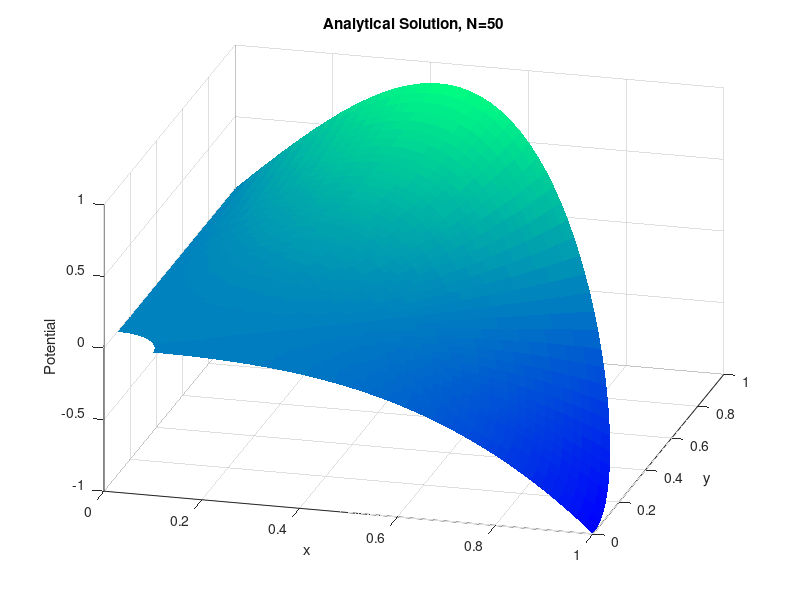
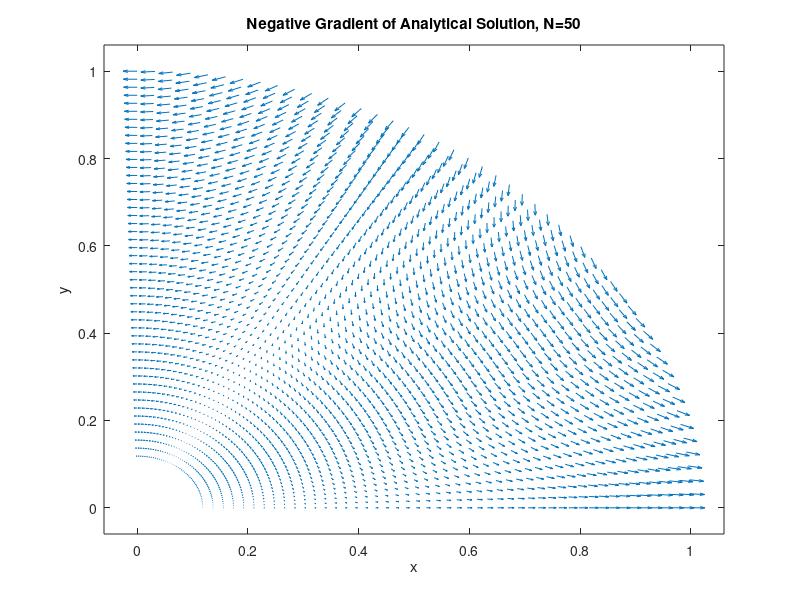

Recreate these plots in MATLAB, in order. (Note: this script raises an error after producing the figures.)
%% ENGS 105 HW 1
% Cameron Wolfe 1/16/24

%%  Setup
clear;

I0 = 1;
sigma = 1;
R = 1;
a = 0.1;
k = 3;

r_min = a;
r_max = R;

theta_min = 0;
theta_max = pi/2;

N_analytical = 50;

%% Analytical Solution
r_linspace = linspace(r_min, r_max, N_analytical);
theta_linspace = linspace(theta_min, theta_max, N_analytical);

[r_meshgrid, theta_meshgrid] = meshgrid(r_linspace, theta_linspace);

x = r_meshgrid .* cos(theta_meshgrid);
y = r_meshgrid .* sin(theta_meshgrid);

u_analytical = @(r,theta) -I0/sigma * R *((r.^k + a^(2*k)*r.^(-k))./(R^k + a^(2*k)*R^(-k))).*cos(k*theta);

grad_u_analytical_rhat = @(r,theta) I0/sigma*R*k*(r.^(k-1)-a.^(2*k)*r.^(-k-1))/(R^k+a^(2*k)*R^(-k)).*cos(k*theta);
grad_u_analytical_thetahat = @(r,theta) -I0/sigma*R*k*(r.^(k-1)-a^(2*k)*r.^(-k-1))/(R^k+a^(2*k)*R^(-k)).*sin(k*theta) ./ r;

grad_u_xhat = @(rhat, thetahat, theta) rhat .* cos(theta) - thetahat .* sin(theta);
grad_u_yhat = @(rhat, thetahat, theta) rhat .* sin(theta) + thetahat .* cos(theta);

u_meshgrid = u_analytical(r_meshgrid, theta_meshgrid);

grad_u_meshgrid_rhat = grad_u_analytical_rhat(r_meshgrid, theta_meshgrid);
grad_u_meshgrid_thetahat = grad_u_analytical_thetahat(r_meshgrid, theta_meshgrid);

grad_u_meshgrid_xhat = grad_u_xhat(grad_u_meshgrid_rhat, grad_u_meshgrid_thetahat, theta_meshgrid);
grad_u_meshgrid_yhat = grad_u_yhat(grad_u_meshgrid_rhat, grad_u_meshgrid_thetahat, theta_meshgrid);

%% Plotting Analytical Solution
colormap winter;
figure(1);
surf(x,y,u_meshgrid, 'EdgeAlpha',0.3);
view(15,30);
title(sprintf("Analytical Solution, N=%d", N_analytical));
xlabel("x");
ylabel('y');
zlabel("Potential");

figure(2);
quiver(x, y, grad_u_meshgrid_xhat, grad_u_meshgrid_yhat);
title(sprintf("Negative Gradient of Analytical Solution, N=%d", N_analytical));
xlabel("x");
ylabel("y");
xlim([-.06, 1.06]);
ylim([-.06, 1.06]);

%% Numerical Solution (coarse)
x_5 = readmatrix_fortran("output/x005.dat");
y_5 = readmatrix_fortran("output/y005.dat");
u_5 = readmatrix_fortran("output/u005.dat");
r_5 = readmatrix_fortran("output/r005.dat");
theta_5 = readmatrix_fortran("output/theta005.dat");

x_5_meshgrid = reshape(x_5, 5, 5);
y_5_meshgrid = reshape(y_5, 5, 5);
u_5_meshgrid = reshape(u_5, 5, 5);
r_5_meshgrid = reshape(r_5, 5, 5);
theta_5_meshgrid = reshape(theta_5, 5, 5);

figure(3);
surf(x_5_meshgrid, y_5_meshgrid, u_5_meshgrid);
view(15,30);
title("Numerical Solution, N=5");
zlabel("Potential");
xlabel("x");
ylabel("y");

error_5 = error_map(r_5_meshgrid, theta_5_meshgrid, u_5_meshgrid, u_analytical);

figure(4);
surf(x_5_meshgrid, y_5_meshgrid, error_5);
view(15, 30);
title("Error Map, N=5");
zlabel("Potential");
xlabel("x");
ylabel("y");

%% Error vs delta r
calculated_numbers = 5:5:100;
rms_errors = [];
delta_rs = [];

for n=calculated_numbers
    u = reshape(readmatrix_fortran(sprintf("output/u%03d.dat", n)), n, n);
    r = reshape(readmatrix_fortran(sprintf("output/r%03d.dat", n)), n, n);
    theta = reshape(readmatrix_fortran(sprintf("output/theta%03d.dat", n)), n, n);
    error = error_map(r, theta, u, u_analytical);
    delta_rs(end+1) = r(2) - r(1);
    rms_errors(end+1) = rms_error(error);
end

figure(5);
loglog(delta_rs, rms_errors);
title("RMS Error vs \Delta r");
xlabel("\Delta r");
ylabel("RMS Error");

%% Converged Numerical Solution
x_50 = readmatrix_fortran("output/x050.dat");
y_50 = readmatrix_fortran("output/y050.dat");
u_50 = readmatrix_fortran("output/u050.dat");
r_50 = readmatrix_fortran("output/r050.dat");
theta_50 = readmatrix_fortran("output/theta050.dat");

x_50_meshgrid = reshape(x_50, 50, 50);
y_50_meshgrid = reshape(y_50, 50, 50);
u_50_meshgrid = reshape(u_50, 50, 50);
r_50_meshgrid = reshape(r_50, 50, 50);
theta_50_meshgrid = reshape(theta_50, 50, 50);

colormap winter;
figure(6);
surf(x_50_meshgrid, y_50_meshgrid, u_50_meshgrid, 'EdgeAlpha', 0.3);
title("Converged Numerical Solution, N=50");
xlabel("x");
ylabel("y");
zlabel("Potential");
view(15,30);

% gradient calculation (current)
grad_r_50 = zeros(50);
grad_theta_50 = zeros(50);

for i=2:49
    for j=2:49
        grad_r_50(i, j) = -(u_50_meshgrid(i+1, j) - u_50_meshgrid(i-1, j)) / 2*(r_50(2) - r_50(1));
        grad_theta_50(i, j) = -1/r_50_meshgrid(i,j)*(u_50_meshgrid(i, j+1) - u_50_meshgrid(i, j-1)) / 2*(theta_50(51) - theta_50(1));
    end
end

grad_x_50 = grad_r_50 .* cos(theta_50_meshgrid) - grad_theta_50 .* sin(theta_50_meshgrid);
grad_y_50 = grad_r_50 .* sin(theta_50_meshgrid) + grad_theta_50 .* cos(theta_50_meshgrid);

figure(7);
quiver(x_50_meshgrid(2:49, 2:49), y_50_meshgrid(2:49, 2:49), grad_x_50(2:49, 2:49), grad_y_50(2:49, 2:49));
title("Negative Gradient of Numerical Solution, N=50");
xlabel("x");
ylabel("y");

error_50_meshgrid = error_map(r_50_meshgrid, theta_50_meshgrid, u_50_meshgrid, u_analytical);

figure(8);
contour(x_50_meshgrid, y_50_meshgrid, error_50_meshgrid, 'EdgeAlpha', 0.3);

